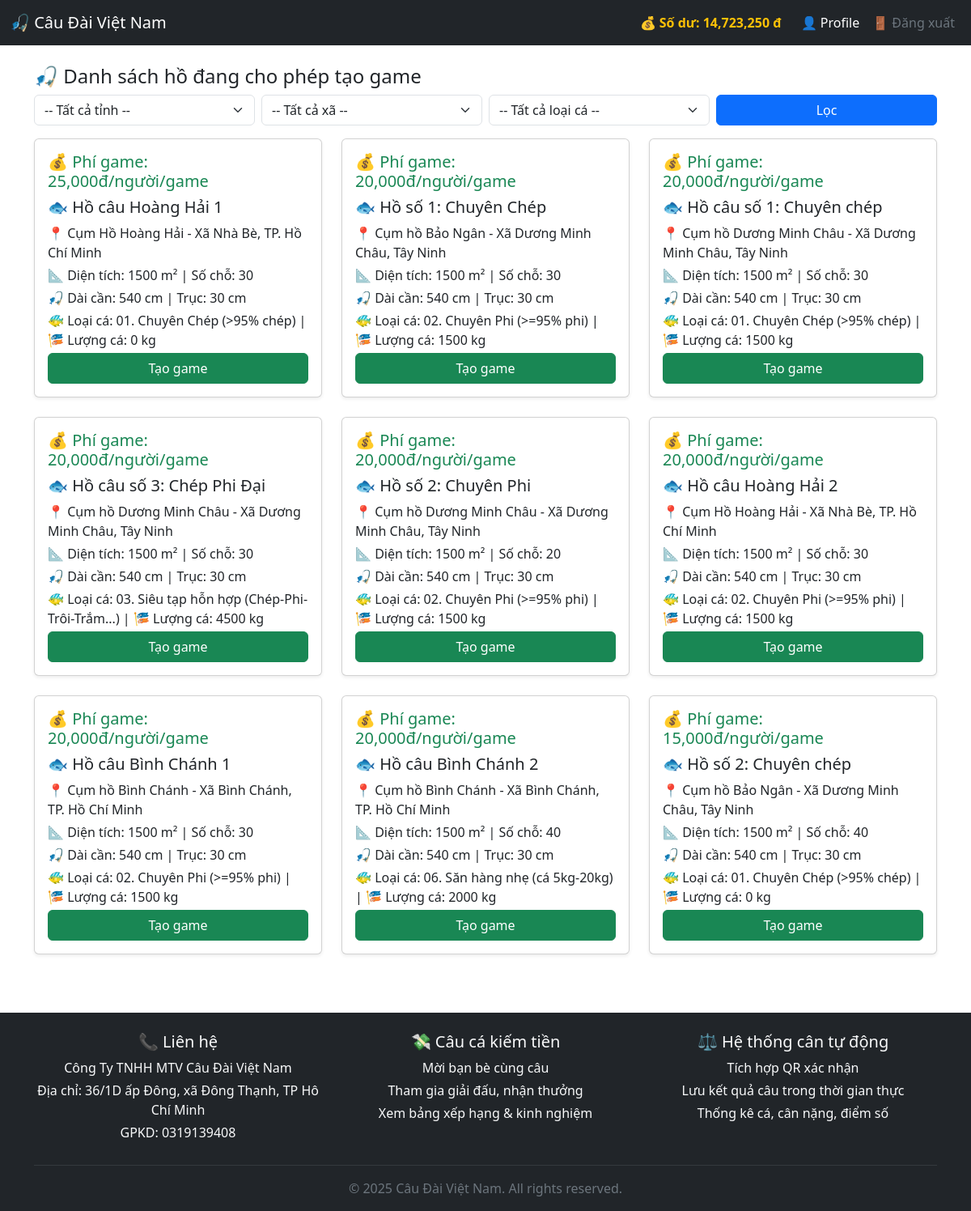
The page /cauca/canthu/game/game_ho_cau.php (signed in) on the database its author committed.
### tables this page shows
CREATE TABLE `users` (
  `id` int NOT NULL,
  `user_code` varchar(40) DEFAULT NULL,
  `phone` varchar(12) DEFAULT NULL,
  `password` varchar(255) NOT NULL,
  `nickname` varchar(30) DEFAULT 'Nick name...',
  `email` varchar(100) DEFAULT 'Email...',
  `vai_tro` enum('admin','moderator','canthu','chuho','guest') NOT NULL DEFAULT 'canthu',
  `full_name` varchar(100) DEFAULT 'Họ và Tên...',
  `bank_account` varchar(50) DEFAULT 'Số tài khoản...',
  `bank_info` enum('970436-Vietcombank','970415-VietinBank','970418-BIDV','970405-Agribank','970407-Techcombank','970422-MBbank','970423-TPBank','970403-Sacombank','970432-VPBank','970416-ACB') DEFAULT NULL,
  `qr_image_path` varchar(255) DEFAULT NULL,
  `CCCD_number` varchar(20) DEFAULT 'Số CCCD...',
  `balance` decimal(12,2) DEFAULT '100000.00',
  `balance_ref` decimal(12,2) DEFAULT '50000.00',
  `ref_code` varchar(20) DEFAULT '0935192079',
  `user_exp` int DEFAULT '10',
  `cnt_ho` int NOT NULL DEFAULT '0',
  `cnt_xa` int NOT NULL DEFAULT '0',
  `cnt_giai` int NOT NULL DEFAULT '0',
  `cnt_game` int NOT NULL DEFAULT '0',
  `user_lever` int DEFAULT '1',
  `user_note` varchar(200) DEFAULT 'Ghi chú user...',
  `review_status` enum('yes','no') DEFAULT 'yes',
  `created_at` datetime DEFAULT CURRENT_TIMESTAMP,
  `status` enum('Chưa xác minh','Đã xác minh','Tạm dừng','banned') NOT NULL DEFAULT 'Chưa xác minh'
);

CREATE TABLE `ho_cau` (
  `id` int NOT NULL,
  `ho_cau_code` varchar(40) DEFAULT NULL,
  `cum_ho_id` int NOT NULL,
  `loai_ca_id` int DEFAULT NULL,
  `ten_ho` varchar(255) NOT NULL,
  `dien_tich` float DEFAULT '1500',
  `max_chieu_dai_can` float DEFAULT '540',
  `max_truc_theo` float DEFAULT '30',
  `mo_ta` varchar(500) DEFAULT 'mô tả...',
  `cam_moi` varchar(200) DEFAULT 'cấm mồi...',
  `status` enum('admin_tam_khoa','chuho_tam_khoa','dong_vinh_vien','dang_hoat_dong','tam_dung') DEFAULT 'dang_hoat_dong',
  `ly_do_dong` varchar(200) DEFAULT 'lý do đóng hồ...',
  `luong_ca` int DEFAULT '1500',
  `so_cho_ngoi` int DEFAULT '30',
  `cho_phep_danh_game` tinyint(1) DEFAULT '1',
  `cho_phep_danh_giai` tinyint(1) DEFAULT '1',
  `gia_game` int DEFAULT '30000',
  `gia_giai` int DEFAULT '20000',
  `cho_phep_xoi` tinyint NOT NULL DEFAULT '1',
  `gia_xoi` int NOT NULL DEFAULT '50000',
  `cho_phep_khoen` tinyint NOT NULL DEFAULT '1',
  `gia_khoen` int NOT NULL DEFAULT '100000',
  `cho_phep_danh_thit` tinyint(1) DEFAULT '1',
  `created_at` datetime DEFAULT CURRENT_TIMESTAMP,
  `cho_phep_heo` tinyint NOT NULL DEFAULT '1',
  `gia_heo` int NOT NULL DEFAULT '0',
  `cho_phep_xe_heo` tinyint NOT NULL DEFAULT '1',
  `gia_xe_heo` int NOT NULL DEFAULT '0'
);

CREATE TABLE `cum_ho` (
  `id` int NOT NULL,
  `cum_ho_code` varchar(40) DEFAULT NULL,
  `xa_id` int NOT NULL,
  `chu_ho_id` int NOT NULL,
  `ten_cum_ho` varchar(255) NOT NULL,
  `dia_chi` varchar(200) DEFAULT 'địa chỉ...',
  `google_map_url` varchar(255) DEFAULT 'maps.google.com',
  `mo_ta` varchar(1000) DEFAULT 'mô tả...',
  `status` enum('admin_tam_khoa','chuho_tam_khoa','dang_chay') DEFAULT 'dang_chay',
  `last_transferred_at` datetime DEFAULT CURRENT_TIMESTAMP,
  `created_at` datetime DEFAULT CURRENT_TIMESTAMP
);

CREATE TABLE `dm_xa_phuong` (
  `id` int NOT NULL,
  `ten_xa_phuong` varchar(100) NOT NULL,
  `ma_xa_phuong` varchar(20) DEFAULT NULL,
  `tinh_id` int NOT NULL,
  `is_active` tinyint(1) NOT NULL DEFAULT '1',
  `created_at` datetime DEFAULT CURRENT_TIMESTAMP
);

CREATE TABLE `dm_tinh` (
  `id` int NOT NULL,
  `ten_tinh` varchar(100) NOT NULL,
  `ma_tinh` varchar(20) DEFAULT NULL,
  `ghi_chu` varchar(255) DEFAULT NULL,
  `created_at` datetime DEFAULT CURRENT_TIMESTAMP
);

CREATE TABLE `loai_ca` (
  `id` int NOT NULL,
  `ten_ca` varchar(100) NOT NULL,
  `mo_ta` varchar(200) DEFAULT 'mô tả...',
  `trang_thai` enum('hoat_dong','an') DEFAULT 'hoat_dong',
  `created_at` datetime DEFAULT CURRENT_TIMESTAMP
);

### cauca/canthu/game/game_ho_cau.php (the view, shortened to what this page needs)
<?php
require_once __DIR__ . '/../../../connect.php';
$sql = "SELECT hc.*, ch.ten_cum_ho, xa.ten_xa_phuong, tinh.ten_tinh, lc.ten_ca
        FROM ho_cau hc
        JOIN cum_ho ch ON hc.cum_ho_id = ch.id
        JOIN dm_xa_phuong xa ON ch.xa_id = xa.id
        JOIN dm_tinh tinh ON xa.tinh_id = tinh.id
        LEFT JOIN loai_ca lc ON hc.loai_ca_id = lc.id
        WHERE hc.status = 'dang_hoat_dong' AND hc.cho_phep_danh_game = 1";
$params = [];
$sql .= " ORDER BY hc.gia_game DESC, hc.id DESC";
$stmt = $pdo->prepare($sql);
$stmt->execute($params);
$ho_list = $stmt->fetchAll();
include_once __DIR__ . '/../../../includes/header.php';
?>
<div class="container mt-4">
    <h4>🎣 Danh sách hồ đang cho phép tạo game</h4>
    <form method="get" class="row g-2 mb-3">
        <div class="col-md-3">
            <select name="tinh_id" class="form-select">
                <option value="">-- Tất cả tỉnh --</option>
            </select>
        </div>
        <div class="col-md-3">
            <select name="xa_id" class="form-select">
                <option value="">-- Tất cả xã --</option>
            </select>
        </div>
        <div class="col-md-3">
            <select name="loai_ca_id" class="form-select">
                <option value="">-- Tất cả loại cá --</option>
            </select>
        </div>
        <div class="col-md-3">
            <button type="submit" class="btn btn-primary w-100">Lọc</button>
        </div>
    </form>
    <?php if (empty($ho_list)): ?>
        <div class="alert alert-warning">Không tìm thấy hồ nào phù hợp với bộ lọc.</div>
    <?php else: ?>
        <div class="row">
            <?php foreach ($ho_list as $ho): ?>
                <div class="col-md-4 mb-4">
                    <div class="card shadow-sm">
                        <div class="card-body">
                            <h5 class="card-title text-success">💰 Phí game: <?= number_format($ho['gia_game']) ?>đ/người/game</h5>
                            <h5 class="card-title">🐟 <?= htmlspecialchars($ho['ten_ho']) ?></h5>
                            <p class="mb-1">📍 <?= htmlspecialchars($ho['ten_cum_ho']) ?> - <?= htmlspecialchars($ho['ten_xa_phuong']) ?>, <?= htmlspecialchars($ho['ten_tinh']) ?></p>
                            <p class="mb-1">📐 Diện tích: <?= $ho['dien_tich'] ?> m² | Số chỗ: <?= $ho['so_cho_ngoi'] ?></p>
                            <p class="mb-1">🎣 Dài cần: <?= $ho['max_chieu_dai_can'] ?> cm | Trục: <?= $ho['max_truc_theo'] ?> cm</p>
                            <p class="mb-1">🐠 Loại cá: <?= htmlspecialchars($ho['ten_ca'] ?? 'Không xác định') ?> | 🎏 Lượng cá: <?= $ho['luong_ca'] ?> kg</p>
                            <a href="game_create.php?ho_cau_id=<?= $ho['id'] ?>" class="btn btn-success w-100">Tạo game</a>
                        </div>
                    </div>
                </div>
            <?php endforeach; ?>
        </div>
    <?php endif; ?>
</div>
<?php include_once __DIR__ . '/../../../includes/footer.php'; ?>

### includes/header.php (shortened to what this page needs)
<?php
require_once __DIR__ . '/../connect.php';
$user = $_SESSION['user'] ?? null;
$isLoggedIn = $user !== null;
$vai_tro = $user['vai_tro'] ?? null;
$user_id = $user['id'] ?? null;
?>
<!DOCTYPE html>
<html lang="vi">
<head>
<link href="https://cdn.jsdelivr.net/npm/bootstrap@5.3.3/dist/css/bootstrap.min.css" rel="stylesheet">
</head>
<body>
<nav class="navbar navbar-expand-lg navbar-dark bg-dark">
    <div class="container-fluid">
<a class="navbar-brand" href="/index.php">🎣 Câu Đài Việt Nam</a>
        <div class="collapse navbar-collapse" id="navbarNav">
            <?php if ($isLoggedIn && in_array($vai_tro, ['canthu', 'chuho'])): ?>
                <?php
                    $stmt = $pdo->prepare("SELECT balance FROM users WHERE id = :id");
                    $stmt->execute(['id' => $user_id]);
                    $u = $stmt->fetch(PDO::FETCH_ASSOC);
                    $so_du = isset($u['balance']) ? (float)$u['balance'] : 0;
                    $balance_link = ($vai_tro === 'canthu')
                        ? '/cauca/canthu/balance.php'
                        : '/cauca/chuho/balance.php';
                ?>
                <div class="me-3 text-white">
                    <a href="<?= $balance_link ?>" class="text-decoration-none text-warning fw-bold">
                        💰 Số dư: <?= number_format($so_du) ?> đ
                    </a>
                </div>
            <?php endif; ?>
<ul class="navbar-nav">
    <?php if ($isLoggedIn): ?>
        <li class="nav-item">
            <?php
                $profile_link = '/';
                if ($vai_tro === 'canthu') {
                    $profile_link = '/cauca/canthu/profile.php';
                } elseif ($vai_tro === 'chuho') {
                    $profile_link = '/cauca/chuho/profile.php';
                }
            ?>
            <a class="nav-link text-white" href="<?= $profile_link ?>">👤 Profile</a>
        </li>
        <li class="nav-item">
            <a class="nav-link text-secondary" href="/auth/logout.php">🚪 Đăng xuất</a>
        </li>
    <?php else: ?>
        <li class="nav-item"><a class="nav-link" href="/auth/login.php">Đăng nhập</a></li>
    <?php endif; ?>
</ul>
        </div>
    </div>
</nav>

### rows shown on the page
users: balance "14,723,250"
ho_cau: gia_game "25,000", ten_ho "Hồ câu Hoàng Hải 1", cum_ho.ten_cum_ho "Cụm Hồ Hoàng Hải", dm_xa_phuong.ten_xa_phuong "Xã Nhà Bè", dm_tinh.ten_tinh "TP. Hồ Chí Minh", dien_tich "1500", so_cho_ngoi "30", max_chieu_dai_can "540", max_truc_theo "30", loai_ca.ten_ca "01. Chuyên Chép (>95% chép)", luong_ca "0"
ho_cau: gia_game "20,000", ten_ho "Hồ số 1: Chuyên Chép", cum_ho.ten_cum_ho "Cụm hồ Bảo Ngân", dm_xa_phuong.ten_xa_phuong "Xã Dương Minh Châu", dm_tinh.ten_tinh "Tây Ninh", dien_tich "1500", so_cho_ngoi "30", max_chieu_dai_can "540", max_truc_theo "30", loai_ca.ten_ca "02. Chuyên Phi (>=95% phi)", luong_ca "1500"
ho_cau: gia_game "20,000", ten_ho "Hồ câu số 1: Chuyên chép", cum_ho.ten_cum_ho "Cụm hồ Dương Minh Châu", dm_xa_phuong.ten_xa_phuong "Xã Dương Minh Châu", dm_tinh.ten_tinh "Tây Ninh", dien_tich "1500", so_cho_ngoi "30", max_chieu_dai_can "540", max_truc_theo "30", loai_ca.ten_ca "01. Chuyên Chép (>95% chép)", luong_ca "1500"
ho_cau: gia_game "20,000", ten_ho "Hồ câu số 3: Chép Phi Đại", cum_ho.ten_cum_ho "Cụm hồ Dương Minh Châu", dm_xa_phuong.ten_xa_phuong "Xã Dương Minh Châu", dm_tinh.ten_tinh "Tây Ninh", dien_tich "1500", so_cho_ngoi "30", max_chieu_dai_can "540", max_truc_theo "30", loai_ca.ten_ca "03. Siêu tạp hỗn hợp (Chép-Phi-Trôi-Trắm...)", luong_ca "4500"
ho_cau: gia_game "20,000", ten_ho "Hồ số 2: Chuyên Phi", cum_ho.ten_cum_ho "Cụm hồ Dương Minh Châu", dm_xa_phuong.ten_xa_phuong "Xã Dương Minh Châu", dm_tinh.ten_tinh "Tây Ninh", dien_tich "1500", so_cho_ngoi "20", max_chieu_dai_can "540", max_truc_theo "30", loai_ca.ten_ca "02. Chuyên Phi (>=95% phi)", luong_ca "1500"
ho_cau: gia_game "20,000", ten_ho "Hồ câu Hoàng Hải 2", cum_ho.ten_cum_ho "Cụm Hồ Hoàng Hải", dm_xa_phuong.ten_xa_phuong "Xã Nhà Bè", dm_tinh.ten_tinh "TP. Hồ Chí Minh", dien_tich "1500", so_cho_ngoi "30", max_chieu_dai_can "540", max_truc_theo "30", loai_ca.ten_ca "02. Chuyên Phi (>=95% phi)", luong_ca "1500"
ho_cau: gia_game "20,000", ten_ho "Hồ câu Bình Chánh 1", cum_ho.ten_cum_ho "Cụm hồ Bình Chánh", dm_xa_phuong.ten_xa_phuong "Xã Bình Chánh", dm_tinh.ten_tinh "TP. Hồ Chí Minh", dien_tich "1500", so_cho_ngoi "30", max_chieu_dai_can "540", max_truc_theo "30", loai_ca.ten_ca "02. Chuyên Phi (>=95% phi)", luong_ca "1500"
ho_cau: gia_game "20,000", ten_ho "Hồ câu Bình Chánh 2", cum_ho.ten_cum_ho "Cụm hồ Bình Chánh", dm_xa_phuong.ten_xa_phuong "Xã Bình Chánh", dm_tinh.ten_tinh "TP. Hồ Chí Minh", dien_tich "1500", so_cho_ngoi "40", max_chieu_dai_can "540", max_truc_theo "30", loai_ca.ten_ca "06. Săn hàng nhẹ (cá 5kg-20kg)", luong_ca "2000"
ho_cau: gia_game "15,000", ten_ho "Hồ số 2: Chuyên chép", cum_ho.ten_cum_ho "Cụm hồ Bảo Ngân", dm_xa_phuong.ten_xa_phuong "Xã Dương Minh Châu", dm_tinh.ten_tinh "Tây Ninh", dien_tich "1500", so_cho_ngoi "40", max_chieu_dai_can "540", max_truc_theo "30", loai_ca.ten_ca "01. Chuyên Chép (>95% chép)", luong_ca "0"
